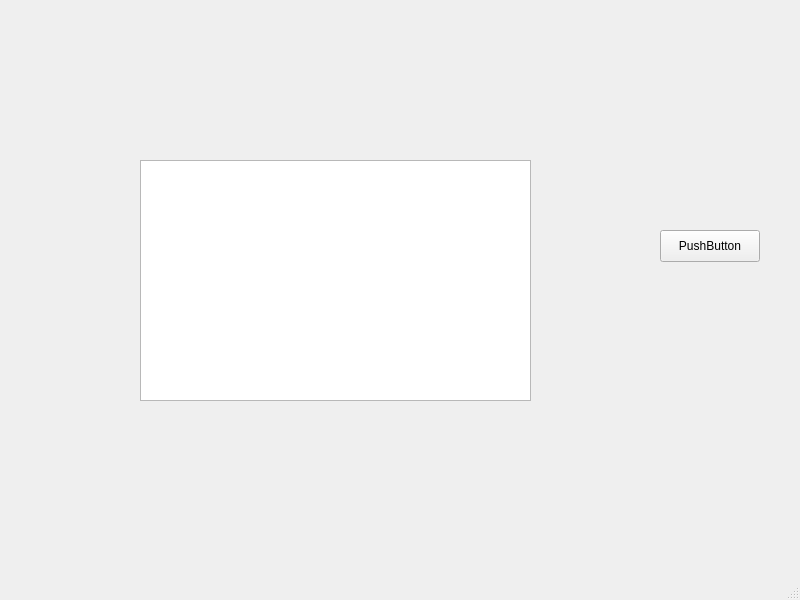
<?xml version="1.0" encoding="UTF-8"?>
<ui version="4.0">
 <class>MainWindow</class>
 <widget class="QMainWindow" name="MainWindow">
  <property name="geometry">
   <rect>
    <x>0</x>
    <y>0</y>
    <width>800</width>
    <height>600</height>
   </rect>
  </property>
  <property name="windowTitle">
   <string>MainWindow</string>
  </property>
  <widget class="QWidget" name="centralwidget">
   <widget class="QPlainTextEdit" name="Text1">
    <property name="geometry">
     <rect>
      <x>140</x>
      <y>160</y>
      <width>391</width>
      <height>241</height>
     </rect>
    </property>
   </widget>
   <widget class="QPushButton" name="pushButton">
    <property name="geometry">
     <rect>
      <x>660</x>
      <y>230</y>
      <width>100</width>
      <height>32</height>
     </rect>
    </property>
    <property name="acceptDrops">
     <bool>true</bool>
    </property>
    <property name="text">
     <string>PushButton</string>
    </property>
    <property name="autoDefault">
     <bool>true</bool>
    </property>
   </widget>
  </widget>
  <widget class="QMenuBar" name="menubar">
   <property name="geometry">
    <rect>
     <x>0</x>
     <y>0</y>
     <width>800</width>
     <height>24</height>
    </rect>
   </property>
  </widget>
  <widget class="QStatusBar" name="statusbar"/>
 </widget>
 <resources/>
 <connections/>
</ui>
